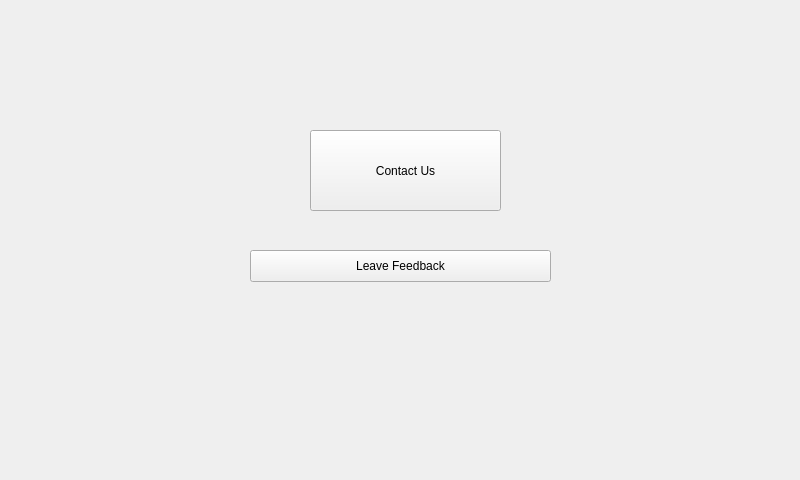
<?xml version="1.0" encoding="UTF-8"?>
<ui version="4.0">
 <class>WINMain</class>
 <widget class="QMainWindow" name="WINMain">
  <property name="geometry">
   <rect>
    <x>0</x>
    <y>0</y>
    <width>800</width>
    <height>480</height>
   </rect>
  </property>
  <property name="windowTitle">
   <string>WINMain</string>
  </property>
  <widget class="QWidget" name="centralWidget">
   <widget class="QPushButton" name="contact_us">
    <property name="geometry">
     <rect>
      <x>310</x>
      <y>130</y>
      <width>191</width>
      <height>81</height>
     </rect>
    </property>
    <property name="text">
     <string>Contact Us</string>
    </property>
   </widget>
   <widget class="QPushButton" name="TEMPBt">
    <property name="geometry">
     <rect>
      <x>250</x>
      <y>250</y>
      <width>301</width>
      <height>32</height>
     </rect>
    </property>
    <property name="text">
     <string>Leave Feedback</string>
    </property>
   </widget>
  </widget>
 </widget>
 <layoutdefault spacing="6" margin="11"/>
 <resources/>
 <connections>
  <connection>
   <sender>contact_us</sender>
   <signal>clicked()</signal>
   <receiver>contact_us</receiver>
   <slot>click()</slot>
   <hints>
    <hint type="sourcelabel">
     <x>345</x>
     <y>164</y>
    </hint>
    <hint type="destinationlabel">
     <x>345</x>
     <y>164</y>
    </hint>
   </hints>
  </connection>
 </connections>
</ui>
